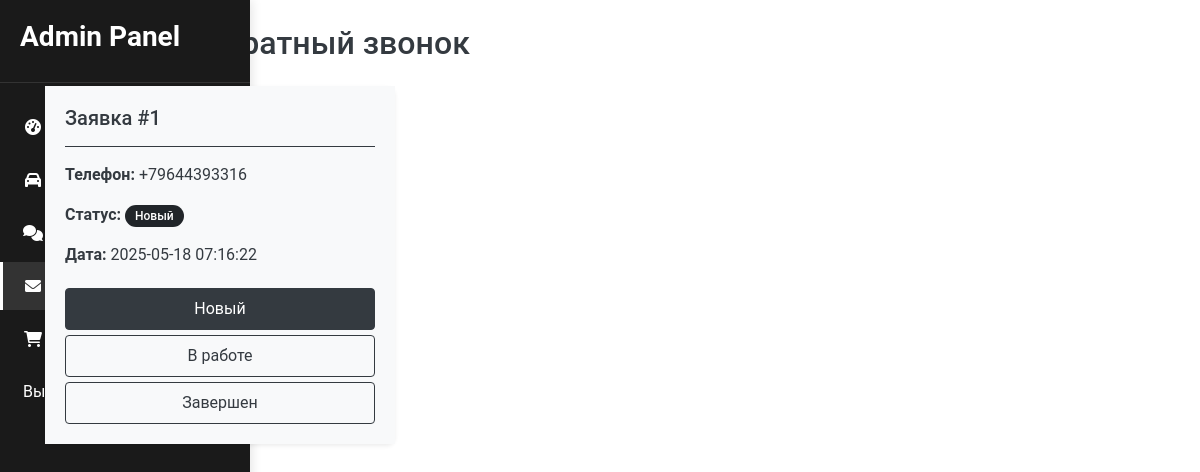
Before: /admin/contact with the older database file.
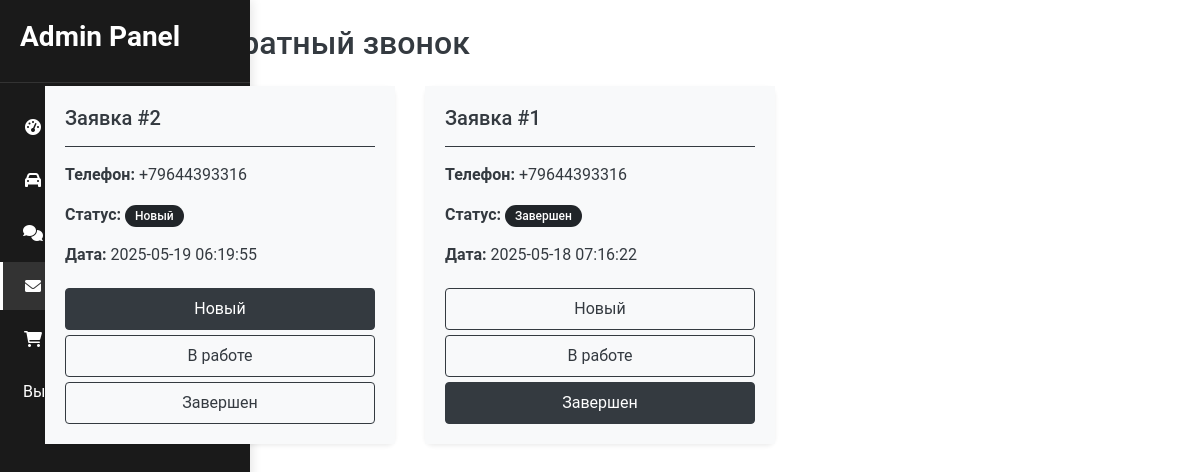
After: the same page with the newer database file.
### tables this page shows
CREATE TABLE contacts (
            id INTEGER PRIMARY KEY AUTOINCREMENT,
            phone TEXT NOT NULL,
            status TEXT DEFAULT 'new' CHECK (status IN ('new', 'contacted', 'completed', 'rejected')),
            created_at TIMESTAMP DEFAULT CURRENT_TIMESTAMP
        );

### app.py (the view)
@app.route('/admin/contact')
def contact():
    conn = sqlite3.connect('Base/database.db')
    cursor = conn.cursor()
    cursor.execute("SELECT id, phone, status, created_at FROM contacts ORDER BY created_at DESC")
    contacts = cursor.fetchall()
    conn.close()
    return render_template('admin_contact.html', contacts=contacts)

### templates/admin_contact.html (shortened to what this page needs)
{% extends "admin_pattern.html" %}
{% block content %}
<div class="container mt-4">
    <h2 class="text-dark mb-4">Заявки на обратный звонок</h2>
    <div class="row">
        {% for contact in contacts %}
        <div class="col-md-4 mb-4">
            <div class="card border-dark shadow-sm">
                <div class="card-body bg-light">
                    <h5 class="card-title text-dark">Заявка #{{ contact[0] }}</h5>
                    <hr class="border-dark">
                    <div class="card-text text-dark mb-3">
                        <p><strong>Телефон:</strong> {{ contact[1] }}</p>
                        <p>
                            <strong>Статус:</strong>
                            <span class="badge rounded-pill bg-dark text-white">
                                {% if contact[2] == 'new' %}Новый
                                {% elif contact[2] == 'contacted' %}В работе
                                {% elif contact[2] == 'completed' %}Завершен
                                {% elif contact[2] == 'rejected' %}Отклонен
                                {% endif %}
                            </span>
                        </p>
                        <p><strong>Дата:</strong> {{ contact[3] }}</p>
                    </div>
                    <form method="POST" action="/update_contact_status" class="d-flex flex-column gap-2">
                        <button type="submit" name="new_status" value="new"
                                class="btn {% if contact[2] == 'new' %}btn-dark{% else %}btn-outline-dark{% endif %} border-dark rounded text-start">
                            Новый
                        </button>
                        <button type="submit" name="new_status" value="contacted"
                                class="btn {% if contact[2] == 'contacted' %}btn-dark{% else %}btn-outline-dark{% endif %} border-dark rounded text-start">
                            В работе
                        </button>
                        <button type="submit" name="new_status" value="completed"
                                class="btn {% if contact[2] == 'completed' %}btn-dark{% else %}btn-outline-dark{% endif %} border-dark rounded text-start">
                            Завершен
                        </button>
                    </form>
                </div>
            </div>
        </div>
        {% endfor %}
    </div>
</div>
{% endblock %}

### templates/admin_pattern.html (shortened to what this page needs)
<!DOCTYPE html>
<html lang="en">
<head>
    <link href="https://stackpath.bootstrapcdn.com/bootstrap/4.5.2/css/bootstrap.min.css" rel="stylesheet">
    <link rel="stylesheet" href="https://cdnjs.cloudflare.com/ajax/libs/font-awesome/6.0.0-beta3/css/all.min.css">
</head>
<body>
    <div class="admin-container">
        <div class="sidebar">
            <div class="sidebar-header">
                <h3>Admin Panel</h3>
            </div>
            <ul class="nav-menu">
                <li class="nav-item">
                    <a href="/admin" class="nav-link {% if request.path == '/admin' %}active{% endif %}">
                        <i class="fas fa-tachometer-alt"></i>
                    </a>
                </li>
                <li class="nav-item">
                    <a href="/admin/add" class="nav-link {% if request.path == '/admin/add' %}active{% endif %}">
                        <i class="fas fa-car"></i>
                    </a>
                </li>
                <li class="nav-item">
                    <a href="/admin/comments" class="nav-link {% if request.path == '/admin/comments' %}active{% endif %}">
                        <i class="fas fa-comments"></i>
                    </a>
                </li>
                <li class="nav-item">
                    <a href="/admin/contact" class="nav-link {% if request.path == '/admin/contact' %}active{% endif %}">
                        <i class="fas fa-envelope"></i>
                    </a>
                </li>
                <li class="nav-item">
                    <a href="/admin/orders" class="nav-link {% if request.path == '/admin/orders' %}active{% endif %}">
                        <i class="fas fa-shopping-cart"></i>
                    </a>
                </li>
                <li class="nav-item">
                    <a href="/" class="nav-link">
                        Выйти
                    </a>
                </li>
            </ul>
        </div>
    {% block content %}{% endblock %}
    </div>
</body>
</html>

### templates/admin_pattern.html (style rules this page uses)
body { margin: 0; padding: 0; font-family: 'Roboto', sans-serif; background-color: #ffffff; color: #1a1a1a; }
.admin-container { display: flex; min-height: 100vh; }
.sidebar { width: 250px; background-color: #1a1a1a; color: white; padding: 20px 0; height: 100vh; position: fixed; box-shadow: 2px 0 10px rgba(0, 0, 0, 0.1); }
.sidebar-header { padding: 0 20px 20px; border-bottom: 1px solid #333; margin-bottom: 20px; }
.sidebar-header h3 { color: white; font-weight: bold; }
.nav-menu { list-style: none; padding: 0; margin: 0; }
.nav-item { margin-bottom: 5px; }
.nav-link { display: flex; align-items: center; padding: 12px 20px; color: white; text-decoration: none; transition: all 0.3s; border-left: 3px solid transparent; }
.nav-link:hover, .nav-link.active { background-color: #333; border-left: 3px solid white; }
.nav-link i { margin-right: 10px; width: 20px; text-align: center; }
.card { border: none; border-radius: 8px; box-shadow: 0 2px 10px rgba(0, 0, 0, 0.05); margin-bottom: 20px; }
.card-body { padding: 20px; }

### templates/admin_contact.html (style rules this page uses)
.card { transition: transform 0.2s; border-radius: 8px; }
.badge { font-weight: 500; padding: 5px 10px; background-color: #212529 !important; }
.btn { margin-top: 5px; padding: 8px 12px; transition: all 0.2s; }

Changed rows visible on the page:
added contacts: id "2", phone "+79644393316", status "Новый", created_at "2025-05-19 06:19:55"
changed contacts id 1: status "Новый" → "Завершен"
